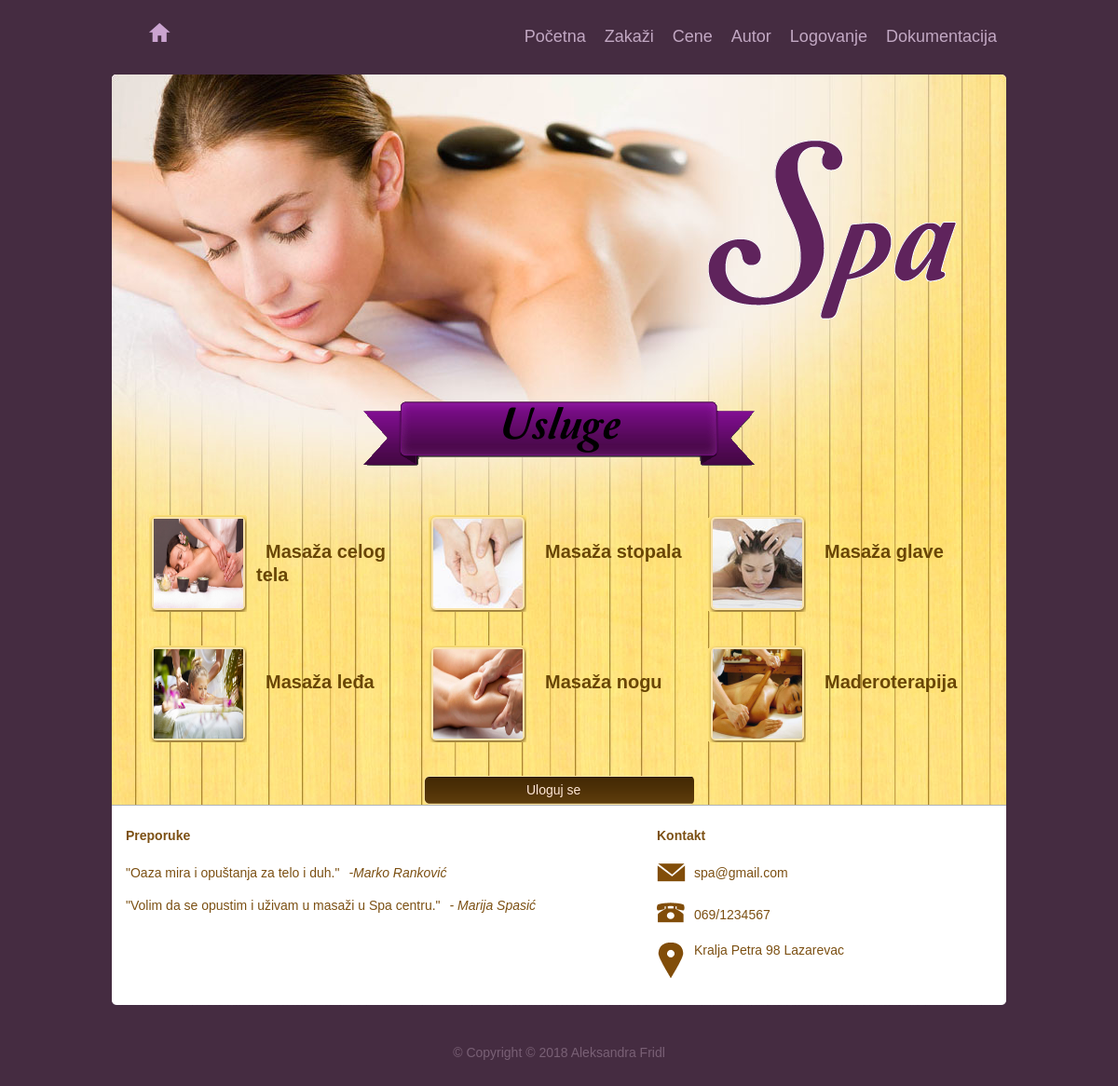
The page / on the database its author committed.
### tables this page shows
CREATE TABLE `meni` (
  `id_meni` int(50) NOT NULL,
  `naziv_meni` varchar(255) NOT NULL,
  `korisnik_meni` int(50) NOT NULL,
  `admin_meni` int(50) NOT NULL,
  `posetioc_meni` int(50) NOT NULL,
  `link` varchar(255) NOT NULL
);

CREATE TABLE `cenovnik` (
  `id_cenovnik` int(50) NOT NULL,
  `naslov` varchar(255) NOT NULL,
  `tekst` text NOT NULL,
  `cena` int(50) NOT NULL,
  `slika_id` int(50) NOT NULL
);

CREATE TABLE `slika` (
  `id_slika` int(50) NOT NULL,
  `putanja_slika` varchar(255) NOT NULL,
  `naziv_slike` varchar(255) NOT NULL
);

### views/spaIndex.php (the view, shortened to what this page needs)
<div id="body"> <a id="logo" href="index.html"><img src="images/logo.gif" width="272" height="201" alt="spa" title="spa"></a>
    <div id="content">
        <h3>Usluge</h3>
        <ul class="section">
            <?php
            $upit = "SELECT s.*, c.naslov FROM slika s INNER JOIN cenovnik c ON s.id_slika = c.slika_id";
            $izvrsenje = $konekcija->query($upit);
            $rezultat = $izvrsenje->fetchAll();
            foreach ($rezultat as $rez):
                ?>
                <li>
                    <div class="slika">
                        <a href="<?= $rez->putanja_slika ?>">
                            <img src="<?= $rez->putanja_slika ?>" width="96" height="96" alt="<?= $rez->naslov ?>" title="<?= $rez->naslov ?>">
                        </a>
                    </div>
                    <h2>
                        <a href="index.php?page=zakazi"></a><?= $rez->naslov ?>
                    </h2>
                </li>
            <?php endforeach; ?>
        </ul>
        <ul class="navigation">
            <li><a href="index.php?page=logovanje">Uloguj se</a></li>
        </ul>
    </div>
</div>

### views/head.php (shortened to what this page needs)
<!DOCTYPE html>
<html>
<head>
	<link href="css/style.css" rel="stylesheet" type="text/css"/>
        <link href="css/vanillabox.css" rel="stylesheet" type="text/css"/>
</head>

### views/nav.php (shortened to what this page needs)
<body>
    <div id="page">
        <div id="header">
            <ul class="section">
                <li><a class="home" href="index.php?page=spaIndex">&nbsp;</a></li>
            </ul>
            <ul class="navigation">
                <?php
                if (!isset($_SESSION['korisnik'])):
                    $upit = "SELECT * FROM meni WHERE posetioc_meni=1";
                    $upit = $konekcija->query($upit);
                    $rezultat = $upit->fetchAll();
                    foreach ($rezultat as $rez):
                        if ($rez->link == "cene"):
                            ?>
                            <li><a href="index.php?page=<?= $rez->link ?>&id=1"><?= $rez->naziv_meni ?></a></li>
                            <?php
                        else:
                            ?>
                            <li><a href="index.php?page=<?= $rez->link ?>"><?= $rez->naziv_meni ?></a></li>
                        <?php
                        endif;
                    endforeach;
                    ?>
                    <li><a href="index.php?page=logovanje">Logovanje</a></li>
                    <li><a href="doc/DokumentacijaSpa.pdf">Dokumentacija</a></li>
                <?php endif; ?>
            </ul>
        </div>

### index.php (shortened to what this page needs)
<?php
include "php/konekcija.php";
$page = "";
    include "views/head.php";
    include "views/nav.php";
    if(!isset($_SESSION['korisnik'])):
        switch($page){
            default:
                include "views/spaIndex.php";
                break;
        }
    endif;
    include "views/footer.php";
?>

### views/footer.php (shortened to what this page needs)
<div id="footer">
		<ul>
			<li id="section">
				<h2>Preporuke</h2>
				<ul>
					<li>
						<p>"Oaza mira i opuštanja za telo i duh."</p>
						<span> -Marko Ranković</span>
					</li>
					<li>
						<p>"Volim da se opustim i uživam u masaži u Spa centru."</p>
						<span>- Marija Spasić</span>
					</li>
				</ul>
			</li>
			<li class="section">
				<h2>Kontakt</h2>
				<ul>
					<li class="email">
						<p>spa@gmail.com</p>
					</li>
					<li class="phone">
						<p>069/1234567 </p>
					</li>
					<li class="location">
						<p>Kralja Petra 98 Lazarevac</p>
					</li>
				</ul>
			</li>
		</ul>
	</div>
	<div id="footnote"> &copy; Copyright &copy; 2018 Aleksandra Fridl </div>
</div>
</body>
</html>

### rows shown on the page
meni: naziv_meni "Početna"
meni: naziv_meni "Zakaži"
meni: naziv_meni "Cene"
meni: naziv_meni "Autor"
cenovnik: slika.putanja_slika (picture), naslov "Masaža celog tela"
cenovnik: slika.putanja_slika (picture), naslov "Masaža stopala"
cenovnik: slika.putanja_slika (picture), naslov "Masaža glave"
cenovnik: slika.putanja_slika (picture), naslov "Masaža leđa"
cenovnik: slika.putanja_slika (picture), naslov "Masaža nogu"
cenovnik: slika.putanja_slika (picture), naslov "Maderoterapija"
